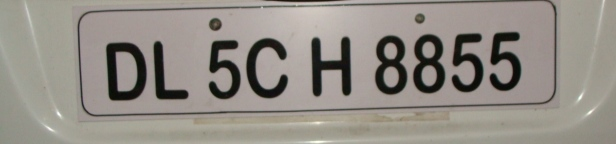
%> input picture P2_810101509/Q1/image1.jpg, 616 x 144 px
$ octave p1.m   (GNU Octave 9; MATLAB toolbox functions it lacks are replaced by stand-ins)
%> lines starting %> are read from the running program, lines starting %| are printed output that depends on the picture; in (x1, y1, x2, y2) boxes, pixels count from 0 and x2, y2 are one past the last pixel; in counts of white or black regions, pixels touching at a corner belong together; the program's own positions count from 1
%> the answer given: image1.jpg
%> further down, picture is the input picture: size 144x616x3 uint8; mean R, G, B 146.4, 141, 133.6
### P2_810101509/Q1/mygrayfun.m
function grayImage = mygrayfun(rgbImage)
    % Extract the red, green, and blue channels from the RGB image
    redChannel = rgbImage(:,:,1);
    greenChannel = rgbImage(:,:,2);
    blueChannel = rgbImage(:,:,3);
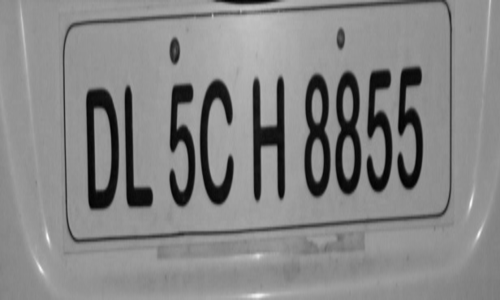
%> blueChannel: size 300x500 uint8; min 1, max 249, mean 133.6

    % Calculate the grayscale image using the given formula
    grayImage = 0.299 * redChannel + 0.578 * greenChannel + 0.114 * blueChannel;

    % Ensure the output is of the same class as the input
    grayImage = cast(grayImage, 'like', rgbImage);
end

### P2_810101509/Q1/mybinaryfun.m
function binaryImage = mybinaryfun(grayImage, threshold)
%> called with threshold = 100
    % Convert grayscale image to binary image using the specified threshold
    binaryImage = grayImage <= threshold;
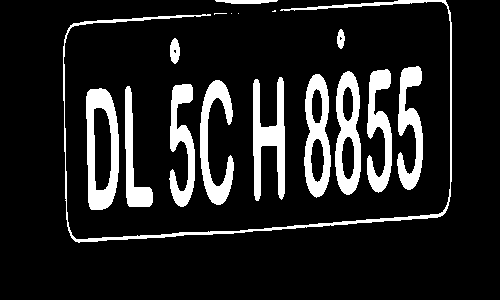
%> binaryImage: size 300x500 logical; 13.1% white; 17 white regions (4 under 20 px), largest, box (x1, y1, x2, y2) and area: (63, 0, 452, 243) 2815, (86, 88, 119, 210) 2271, (253, 77, 285, 201) 2055

    % Ensure the output is of the same class as the input
    binaryImage = cast(binaryImage, 'like', grayImage);
end

### P2_810101509/Q1/myremovecom.m
function cleanedImage = myremovecom(binaryImage, threshold)
%> called with threshold = 300

    % Label connected components in the binary image
    [labeledImage, numComponents] = bwlabel(binaryImage);
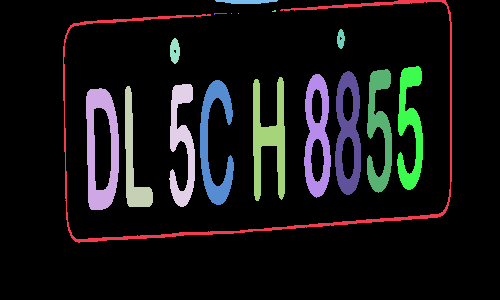
%> labeledImage: size 300x500 double; 18 distinct labels, from 0 to 17; one colour per label, 0 black
%> numComponents = 17

    % Initialize a matrix to store the cleaned image
    cleanedImage = false(size(binaryImage));

    % Loop over each connected component
    for k = 1:numComponents
        % Get the pixels of the current component
        currentComponent = (labeledImage == k);

        % Calculate the area of the component (number of pixels)
        componentArea = sum(currentComponent(:));

        % Keep the component if its area is larger than the threshold
        if componentArea >= threshold
            cleanedImage = cleanedImage | currentComponent;
        end
    end
%> this loop made 17 passes
%> componentArea on passes 1, 2, 3, 4, 5, 6, 8, 11, 13, 14, 15, 16: 2815, 2271, 1262, 1657, 196, 1845, 198, 2055, 1884, 1899, 114, 1677
%> pass 1, in myremovecom, `currentComponent = (labeledImage == k);`:
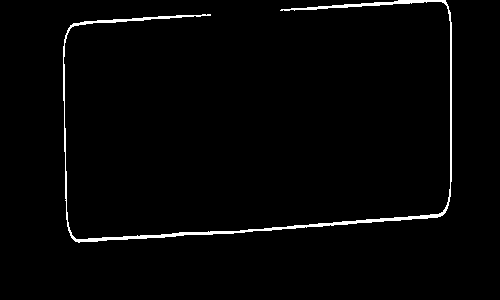
%> currentComponent: size 300x500 logical; 1.9% white; 1 white region, box (x1, y1, x2, y2) and area: (63, 0, 452, 243) 2815
%> after the loop: cleanedImage: size 300x500 logical; 12.7% white; 10 white regions
end

### P2_810101509/Q1/mysegmentation.m
function [L, Ne] = mysegmentation(picc)
    flag = 1;
    L = zeros(300, 500);
    for i = 1:500
        for j = 1:300
            if picc(j, i) == 1 && L(j, i) == 0
                S = [j, i];
                L(j, i) = flag;
                while ~isempty(S)
                    current_pixel = S(1, :);
                    S(1, :) = [];
                    for k = -1:1
                        for l = -1:1
                            new_x = current_pixel(1) + k;
                            new_y = current_pixel(2) + l;
                            if new_x >= 1 && new_x <= 300 && new_y >= 1 && new_y <= 500 && picc(new_x, new_y) == 1 && L(new_x, new_y) == 0
                                S = [S; new_x, new_y];
                                L(new_x, new_y) = flag;
                            end
                        end
                    end
                end
                Ne = flag;
                flag = flag + 1;
            end
        end
    end
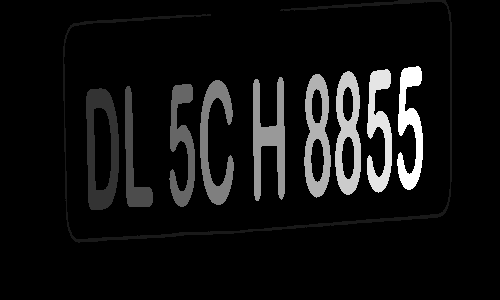
%> L: size 300x500 double; min 0, max 10, mean 0.665; drawn with min black and max white
%> after the loop, Ne = 10; current_pixel = [67 419]; flag = 11; new_x = 68; new_y = 420
end

### P2_810101509/Q1/p1.m
clc
close all;
clear;

% SELECTING THE TEST DATA
%%%%%%%%%%%%%%%%%%%%%%%%%%%%%%%%%%%%%%%%%%%%%%%%%%%%%%%%%%%%%%%%%%
[file,path]=uigetfile({'*.jpg;*.bmp;*.png;*.tif'},'Choose an image');
s=[path,file];
picture=imread(s);
figure;
subplot(1,2,1);
imshow(picture);
picture=imresize(picture,[300 500]);
subplot(1,2,2);
imshow(picture);

%RGB2GRAY
%%%%%%%%%%%%%%%%%%%%%%%%%%%%%%%%%%%%%%%%%%%%%%%%%%%%%%%%%%%%%%%%%%
picture=mygrayfun(picture);
figure;
subplot(1,3,1);
imshow(picture);


% THRESHOLDIG and CONVERSION TO A BINARY IMAGE
%%%%%%%%%%%%%%%%%%%%%%%%%%%%%%%%%%%%%%%%%%%%%%%%%%%%%%%%%%%%%%%%%%
threshold = 100; % Example threshold value
picture = mybinaryfun(picture,threshold);
picture=~picture;
subplot(1,3,2);
imshow(picture);


% Removing the small objects and background
%%%%%%%%%%%%%%%%%%%%%%%%%%%%%%%%%%%%%%%%%%%%%%%%%%%%%%%%%%%%%%%%%%
threshold = 300;
cleanedImage = myremovecom(~picture, threshold);
subplot(1,3,3);
imshow(cleanedImage);

% Segmentation
%%%%%%%%%%%%%%%%%%%%%%%%%%%%%%%%%%%%%%%%%%%%%%%%%%%%%%%%%%%%%%%%%%
% Labeling connected components
[L, Ne] = mysegmentation(cleanedImage);
%> Ne = 10
propied = regionprops(L, 'BoundingBox');
%> propied = 10 regions; largest, box (x1, y1, x2, y2): (63, 0, 452, 243), (200, 80, 234, 205), (86, 88, 119, 210), (253, 77, 285, 201), (125, 86, 153, 207)
hold on
for n = 1:size(propied, 1)
    rectangle('Position', propied(n).BoundingBox, 'EdgeColor', 'g', 'LineWidth', 2)
end
%> this loop made 10 passes
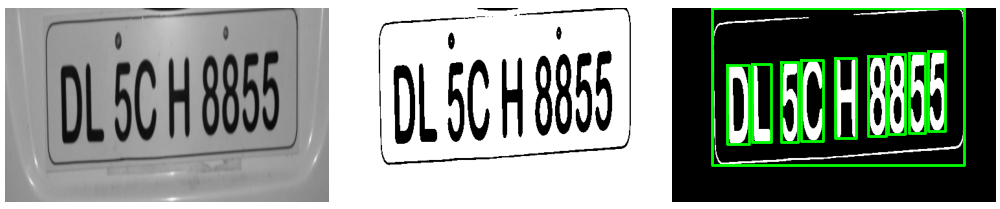
%> figure redrawn from the program's plot data, 3 panels
hold off


% Decision Making
%%%%%%%%%%%%%%%%%%%%%%%%%%%%%%%%%%%%%%%%%%%%%%%%%%%%%%%%%%%%%%%%%%

% Loading the mapset
load TRAININGSET;
totalLetters=size(TRAIN,2);

figure
final_output=[];
for n=1:Ne

    [r,c]=find(L==n);
    Y=cleanedImage(min(r):max(r),min(c):max(c));
    imshow(Y)
    Y=imresize(Y,[42,24]);
    imshow(Y)
    pause(0.2)


    ro=zeros(1,totalLetters);
    for k=1:totalLetters
        ro(k)=corr2(TRAIN{1,k},Y);
    end

    [MAXRO,pos]=max(ro);
    if MAXRO>.45
        out=TRAIN{2,pos};
        final_output=[final_output out];
    end
end
%> this loop made 10 passes
%> (MAXRO, pos, out, final_output) on passes 2 to 10: (0.81, 14, 'D', 'D'), (0.901, 22, 'L', 'DL'), (0.735, 6, '5', 'DL5'), (0.879, 13, 'C', 'DL5C'), (0.836, 18, 'H', 'DL5CH'), (0.81, 9, '8', 'DL5CH8'), (0.852, 9, '8', 'DL5CH88'), (0.762, 6, '5', 'DL5CH885'), (0.767, 6, '5', 'DL5CH8855')
%> (MAXRO, pos) on pass 1: (0.0868, 47)
%> pass 2, `Y=imresize(Y,[42,24]);`:
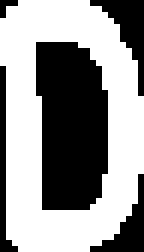
%> Y: size 42x24 logical (shown 6 times larger); 58% white; 5 black regions (1 under 20 px), largest, box (x1, y1, x2, y2) and area: (6, 7, 18, 35) 291, (15, 0, 24, 16) 52, (15, 29, 24, 42) 41, (0, 11, 3, 42) 34

% Writing the final output to a text file
%%%%%%%%%%%%%%%%%%%%%%%%%%%%%%%%%%%%%%%%%%%%%%%%%%%%%%%%%%%%%%%%%%
file = fopen('number_Plate.txt', 'wt');
fprintf(file,'%s\n',final_output);
fclose(file);
